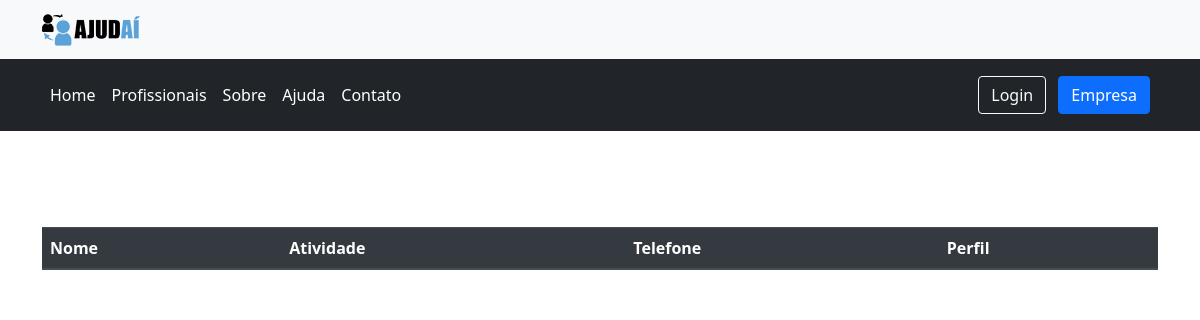
The page /profissionais.php on the database as committed earlier.
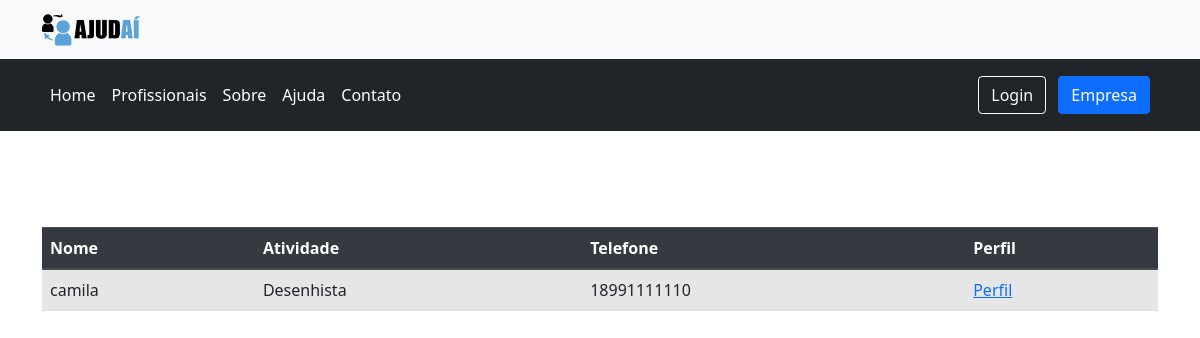
The same page on the database as committed later.
### tables this page shows
CREATE TABLE `tb_user` (
  `id_user` int(11) NOT NULL,
  `nome` varchar(60) NOT NULL,
  `sobrenome` varchar(60) NOT NULL,
  `email` varchar(60) NOT NULL,
  `senha` varchar(20) NOT NULL,
  `capa` varchar(60) NOT NULL,
  `perfil` varchar(60) NOT NULL,
  `atividade` varchar(100) NOT NULL,
  `telefone` varchar(30) NOT NULL,
  `cep` int(11) NOT NULL,
  `estado` varchar(10) NOT NULL,
  `cidade` varchar(100) NOT NULL,
  `endereco` varchar(150) NOT NULL,
  `numero` varchar(5) NOT NULL,
  `bairro` varchar(150) NOT NULL,
  `semana` varchar(100) NOT NULL,
  `servico` varchar(200) NOT NULL,
  `inicio` varchar(20) NOT NULL,
  `fim` varchar(20) NOT NULL
);

### profissionais.php (the view, shortened to what this page needs)
<?php
include "connect.php";
$consulta = "select nome,atividade,telefone from tb_user";
$con = mysqli_query($link, $consulta);
?>
<!DOCTYPE html>
<html lang="pt-br">
<head>
	<link rel="stylesheet" href="https://maxcdn.bootstrapcdn.com/bootstrap/4.5.2/css/bootstrap.min.css">
    <link rel="stylesheet" href="css/main.css" >
    <link href="https://cdn.jsdelivr.net/npm/bootstrap@5.1.3/dist/css/bootstrap.min.css" rel="stylesheet">
</head>
<body>
<section id="topo">
<?php include "head/cabecalho.php"; ?>
</section>
      <?php include "body/acessibilidade.php"; ?>
	<div class="container py-5 ">
		<div >
			<table class="table table-striped mt-5">
					<thead class="thead-dark">
						<tr>
							<th>Nome</th>
							<th>Atividade</th>
							<th>Telefone</th>
							<th>Perfil</th>
						</tr>
					</thead>
				<tbody>
					<?php while($dado = $con->fetch_array()){ ?>
						<tr>
							<td><?php echo $dado["nome"]; ?></td>
							<td><?php echo $dado["atividade"]; ?></td>
							<td><?php echo $dado["telefone"]; ?></td>
							<td><a href="user.php?page=1">Perfil</a></td>
						</tr>
					<?php } ?>
				</tbody>
			</table>
		</div>
	</div>
</body>
</html>

### head/cabecalho.php
<nav class="navbar navbar-light bg-light">
    <div class="container">
        <a class="navbar-brand" href="index.php">
        <img src="img/Ajudai.png">
        </a>
    </div>
    </nav>
<header class="p-3 text-bg-dark bg-dark">
  <div class="container">
    <div class="d-flex flex-wrap align-items-center justify-content-center justify-content-lg-start">
      <ul class="nav col-12 col-lg-auto me-lg-auto mb-2 justify-content-center mb-md-0">
        <li><a href="index.php" class="nav-link px-2 text-white">Home</a></li>
        <li><a href="profissionais.php" class="nav-link px-2 text-white">Profissionais</a></li>
        <li><a href="sobre.php" class="nav-link px-2 text-white">Sobre</a></li>
        <li><a href="ajuda.php" class="nav-link px-2 text-white">Ajuda</a></li>
        <li><a href="contato.php" class="nav-link px-2 text-white">Contato</a></li>
      </ul>
      <div class="text-end">
      <a href="login.php"><button type="button" class="btn btn-outline-light me-2">Login</button></a>
      <a href="cadastre.php"><button type="button" class="btn btn-primary me-2">Empresa</button></a>
      </div>
    </div>
  </div>
</header>

### body/acessibilidade.php (shortened to what this page needs)
<!DOCTYPE html>
<html lang="en">
<head>
</head>
<body>
</body>
</html>

Rows that differ between the two databases and show on the page:
added tb_user: nome "camila", atividade "Desenhista", telefone "18991111110"
